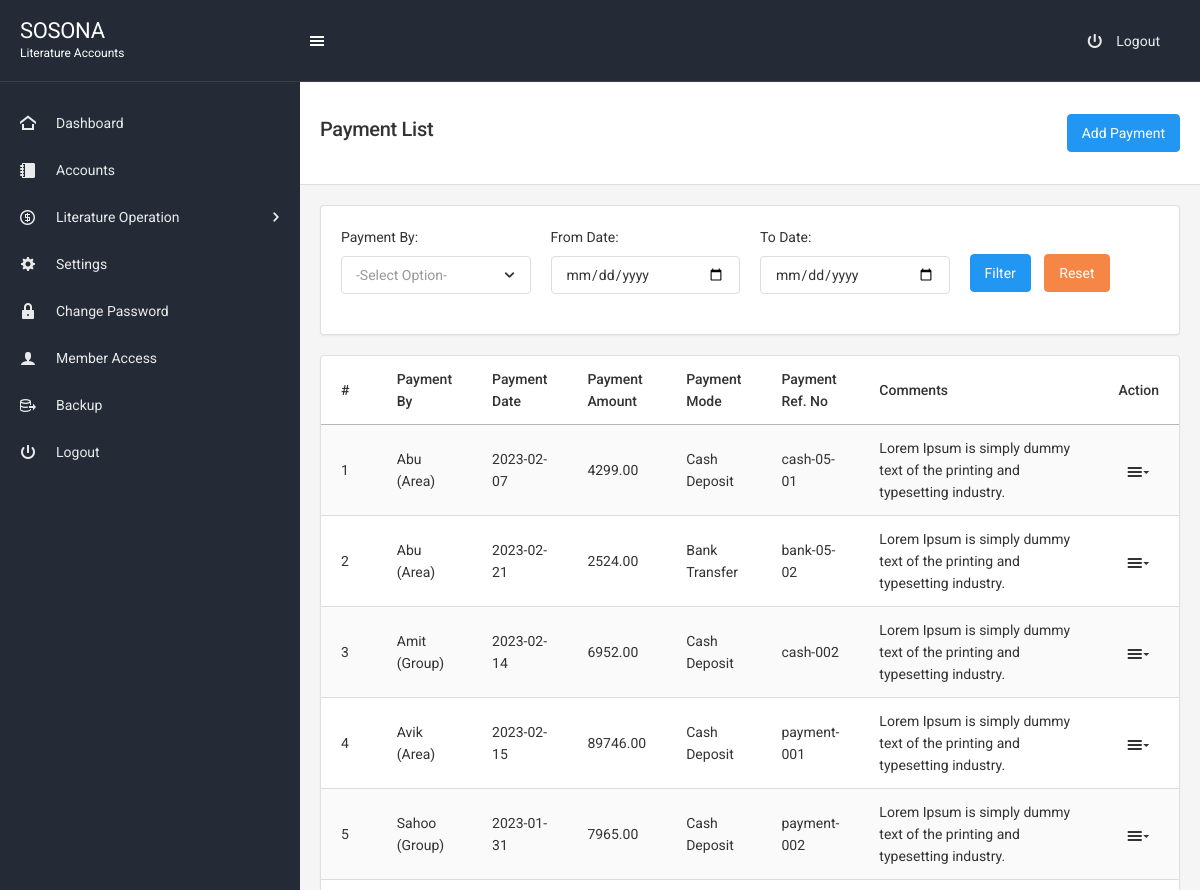
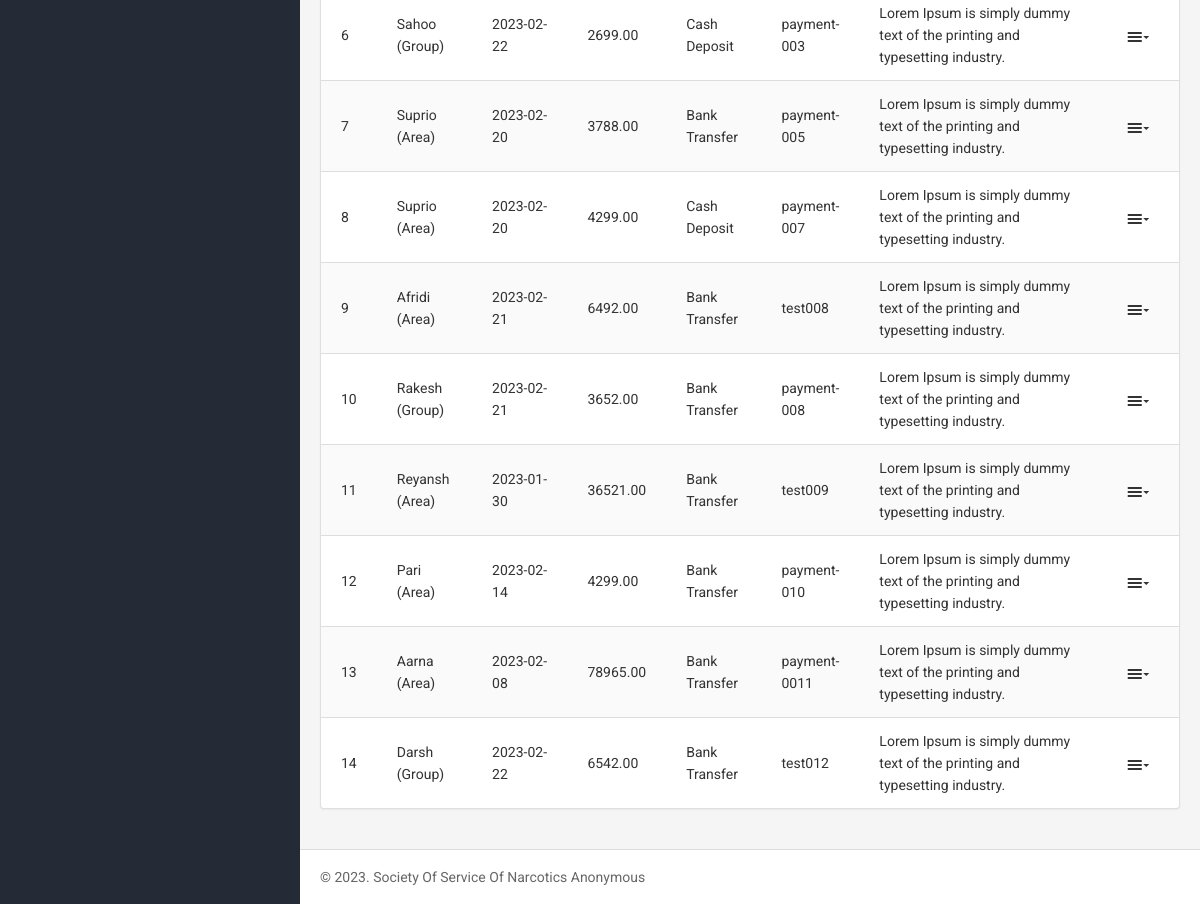
The page /payment.php (signed in) on the database as committed earlier (2 pictures, top to bottom).
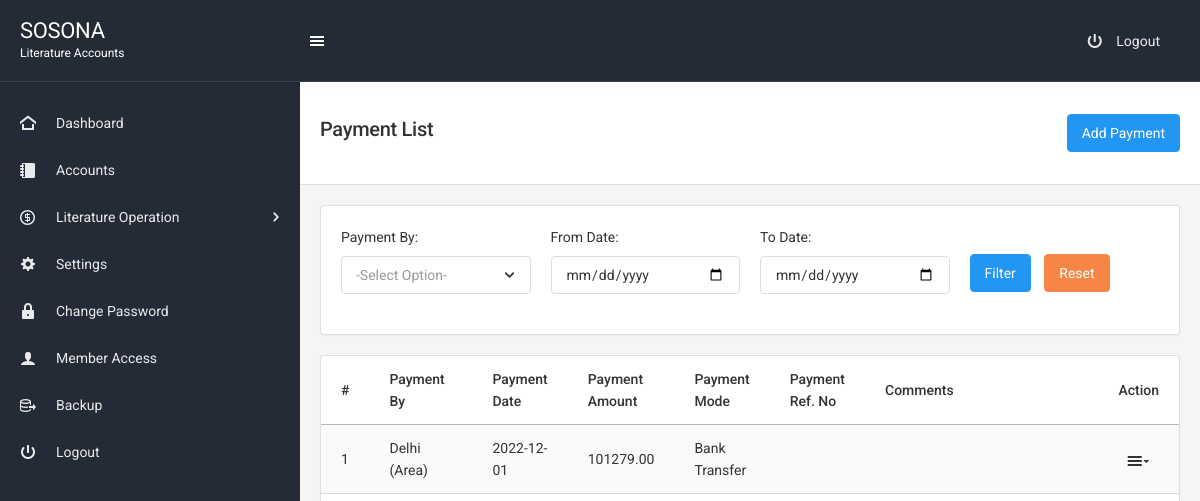
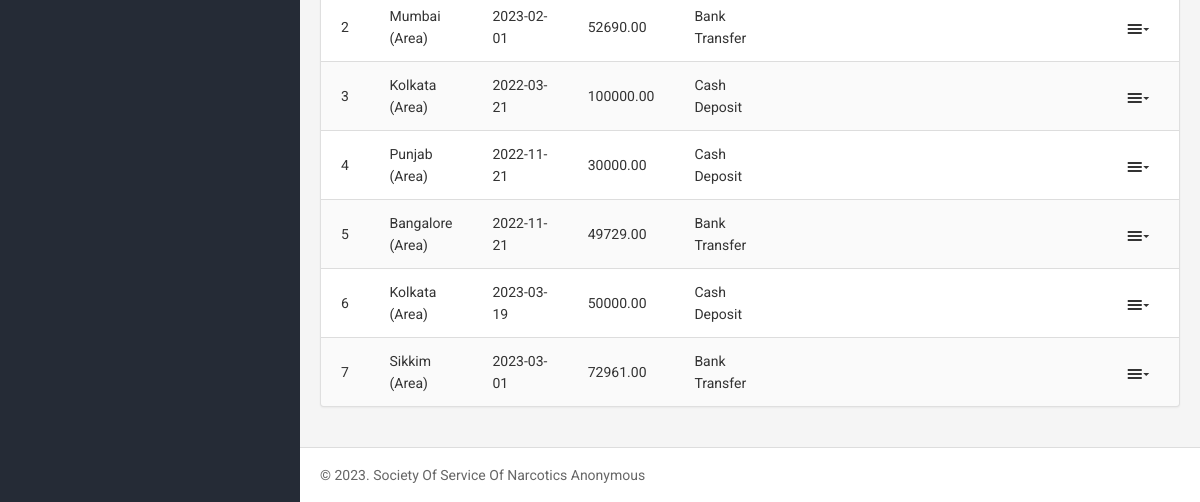
The same page on the database as committed later (2 pictures, top to bottom).
### tables this page shows
CREATE TABLE `consignee` (
  `id` int(11) NOT NULL,
  `name` varchar(255) NOT NULL,
  `entry_type` varchar(255) NOT NULL COMMENT '1=sosona,2=area,3=group',
  `city` varchar(255) NOT NULL,
  `opening_bal_amt` float(9,2) NOT NULL,
  `as_on_date` date NOT NULL,
  `comments` longtext NOT NULL
);

CREATE TABLE `payment` (
  `id` int(11) NOT NULL,
  `payment_by` int(11) NOT NULL COMMENT '1=sosona,2=area,3=group',
  `payment_date` date NOT NULL,
  `payment_amt` float(9,2) NOT NULL,
  `payment_mode` varchar(255) NOT NULL COMMENT '1=cash deposit,2=bank transfer',
  `payment_ref_number` varchar(255) NOT NULL,
  `comments` longtext NOT NULL
);

### payment.php (the view, shortened to what this page needs)
<?php
include "includes/header.php";
?>
<?php
include "includes/top-navbar.php";
 ?>
<div class="page-content">
    <?php
    include "includes/left-sidebar.php";
     ?>
    <div class="content-wrapper">
        <div class="content-inner">
            <div class="page-header page-header-light">
                <div class="page-header-content header-elements-lg-inline">
                    <div class="page-title d-flex w-100">
                        <h4 class="mr-auto"><span class="font-weight-semibold">Payment List</span></h4>
                        <a href="payment-add-edit.php" class="btn btn-primary">Add Payment</a>
                    </div>
                </div>
            </div>
            <div class="content">
                <div class="card">
                    <div class="card-body">
                        <form action="" method="post">
                            <div class="row d-flex align-items-center">
                                <div class="col-sm-3">
                                    <div class="form-group">
                                      <label>Payment By:</label>
                                    </div>
                                </div>
                                <div class="col-sm-3">
                                    <div class="form-group">
                                      <label>From Date:</label>
                                      <input type="date" class="form-control" id="startDate" placeholder="" name="from-date">
                                    </div>
                                </div>
                                <div class="col-sm-3">
                                    <div class="form-group">
                                      <label>To Date:</label>
                                      <input type="date" class="form-control" id="endDate" placeholder="" name="to-date">
                                    </div>
                                </div>
                                <div class="col-sm-3 mt-1">
                                  <button type="submit" name="btn-filter" class="btn btn-primary mr-2" onclick="myFunction()">Filter</button>
                                  <a href="payment.php" class="btn btn-warning">Reset</a>
                                </div>
                            </div>
                        </form>
                    </div>
                </div>
                <div class="card">
                  <div class="table-responsive">
                    <table class="table table-striped datatable-basic">
                      <thead>
                        <tr>
                          <th>#</th>
                          <th>Payment By</th>
                          <th>Payment Date</th>
                          <th>Payment Amount</th>
                          <th>Payment Mode</th>
                          <th>Payment Ref. No</th>
                          <th class="table-comment-width">Comments</th>
                          <th>Action</th>
                        </tr>
                      </thead>
                      <tbody>
                        <?php
                        if (isset($_POST["btn-filter"])){
                            $form_date=$_POST['from-date'];
                            $to_date=$_POST['to-date'];
                            $payment_by=$_POST['payment_by'];
                            if (($form_date < $to_date) && $payment_by== TRUE) {
                        if(isset($_POST['from-date'])  && isset($_POST['to-date']) && isset($_POST['payment_by'])){
                        $query="SELECT * FROM consignee INNER JOIN payment ON payment.payment_by=consignee.id WHERE payment_date BETWEEN '$form_date' AND '$to_date'  AND payment_by='$payment_by'";
                         $counter = 0;
                         $rs=$conn->query($query);
                          while($row=$rs->fetch_assoc()){
                         ?>
                        <tr>
                          <td><?php echo ++$counter; ?></td>
                          <td><?php echo $row['name'];?> (<?php echo $row['entry_type'];?>)</td>
                          <td><?php echo $row['payment_date'];?></td>
                          <td><?php echo $row['payment_amt'];?></td>
                          <td><?php echo $row['payment_mode'];?></td>
                          <td><?php echo $row['payment_ref_number'];?></td>
                          <td><?php echo $row['comments'];?></td>
                          <td class="text-center">
                            <div class="list-icons">
                                <div class="dropdown">
                                    <a href="#" class="list-icons-item" data-toggle="dropdown">
                                        <i class="icon-menu9"></i>
                                    </a>
                                    <div class="dropdown-menu dropdown-menu-right">
                                        <a href="payment-add-edit.php?id=<?php echo $row['id'];?>" class="dropdown-item"><i class="icon-pencil7"></i> Edit</a>
                                        <a href="#" class="dropdown-item" data-toggle="modal" data-target="#confirmDeletet<?php echo $row['id'] ?>"><i class="icon-trash"></i> Delete</a>
                                    </div>
                                </div>
                            </div>
                        </td>
                        </tr>
                        <div id="confirmDeletet<?php echo $row['id'] ?>" class="modal fade" tabindex="-1">
                          <div class="modal-dialog">
                            <div class="modal-content">
                              <div class="modal-header">
                                <h5 class="modal-title w-100 text-center mb-2">Are your sure want to delete</h5>
                              </div>
                              <div class="modal-footer justify-content-center">
                                <button type="button" class="btn btn-secondary" data-dismiss="modal">No</button>
                                <a href="controllers/payment-del.php?id=<?php echo $row['id']?>" class="btn btn-danger">Yes</a>
                              </div>
                            </div>
                          </div>
                        </div>
                        <?php
                    }
                }
                }elseif ($form_date < $to_date || $payment_by== TRUE) {
                      if(isset($_POST['from-date'])  && isset($_POST['to-date']) && isset($_POST['payment_by'])){
                        $query="SELECT * FROM consignee INNER JOIN payment ON payment.payment_by=consignee.id WHERE payment_date BETWEEN '$form_date' AND '$to_date'  OR payment_by='$payment_by'";
                         $counter = 0;
                         $rs=$conn->query($query);
                          while($row=$rs->fetch_assoc()){
                         ?>
                        <tr>
                          <td><?php echo ++$counter; ?></td>
                          <td><?php echo $row['name'];?> (<?php echo $row['entry_type'];?>)</td>
                          <td><?php echo $row['payment_date'];?></td>
                          <td><?php echo $row['payment_amt'];?></td>
                          <td><?php echo $row['payment_mode'];?></td>
                          <td><?php echo $row['payment_ref_number'];?></td>
                          <td><?php echo $row['comments'];?></td>
                          <td class="text-center">
                            <div class="list-icons">
                                <div class="dropdown">
                                    <a href="#" class="list-icons-item" data-toggle="dropdown">
                                        <i class="icon-menu9"></i>
                                    </a>
                                    <div class="dropdown-menu dropdown-menu-right">
                                        <a href="payment-add-edit.php?id=<?php echo $row['id'];?>" class="dropdown-item"><i class="icon-pencil7"></i> Edit</a>
                                        <a href="#" class="dropdown-item" data-toggle="modal" data-target="#confirmDeletet<?php echo $row['id'] ?>"><i class="icon-trash"></i> Delete</a>
                                    </div>
                                </div>
                            </div>
                        </td>
                        </tr>
                        <div id="confirmDeletet<?php echo $row['id'] ?>" class="modal fade" tabindex="-1">
                          <div class="modal-dialog">
                            <div class="modal-content">
                              <div class="modal-header">
                                <h5 class="modal-title w-100 text-center mb-2">Are your sure want to delete</h5>
                              </div>
                              <div class="modal-footer justify-content-center">
                                <button type="button" class="btn btn-secondary" data-dismiss="modal">No</button>
                                <a href="controllers/payment-del.php?id=<?php echo $row['id']?>" class="btn btn-danger">Yes</a>
                              </div>
                            </div>
                          </div>
                        </div>
                        <?php
                    }
                }
                }
                        ?>
                        <?php
                        }else{ ?>
                        <?php
                          $sel="SELECT *  FROM consignee INNER JOIN payment ON payment.payment_by=consignee.id WHERE entry_type!='Region'";
                          $counter = 0;
                          $rs=$conn->query($sel);
                          while($row=$rs->fetch_assoc()){
                        ?>
                        <tr>
                          <td><?php echo ++$counter; ?></td>
                          <td><?php echo $row['name'];?> (<?php echo $row['entry_type'];?>)</td>
                          <td><?php echo $row['payment_date'];?></td>
                          <td><?php echo $row['payment_amt'];?></td>
                          <td><?php echo $row['payment_mode'];?></td>
                          <td><?php echo $row['payment_ref_number'];?></td>
                          <td><?php echo $row['comments'];?></td>
                          <td class="text-center">
                            <div class="list-icons">
                                <div class="dropdown">
                                    <a href="#" class="list-icons-item" data-toggle="dropdown">
                                        <i class="icon-menu9"></i>
                                    </a>
                                </div>
                            </div>
                        </td>
                        </tr>
                        <?php
                        }
                    }
                        ?>
                      </tbody>
                    </table>
                  </div>
                </div>
            </div>
<?php include "includes/footer.php"; ?>

### includes/header.php (shortened to what this page needs)
<?php
$activePage = basename($_SERVER['PHP_SELF'], ".php");
?>
<!DOCTYPE html>
<html lang="en">
<head>
	<link href="assets/css/icons/icomoon/styles.min.css" rel="stylesheet" type="text/css">
	<link href="assets/css/icons/fontawesome/styles.min.css" rel="stylesheet" type="text/css">
	<link href="assets/css/all.min.css" rel="stylesheet" type="text/css">
	<link href="assets/css/style.css" rel="stylesheet" type="text/css">
</head>
<body>

### includes/top-navbar.php (shortened to what this page needs)
<div class="navbar navbar-expand-lg navbar-dark navbar-static">
	<div class="navbar-brand ml-2 ml-lg-0">
		<a href="index.php" class="d-inline-block">
			<h3 class="mb-0 sm-lh text-white">SOSONA</h3>
			<p class="logo-subtitle">Literature Accounts</p>
		</a>
	</div>
	<div class="align-self-center">
		<button type="button" class="btn btn-outline-light-100 text-white border-transparent btn-icon rounded-pill btn-sm sidebar-control sidebar-main-resize d-none d-lg-inline-flex">
			<i class="icon-menu7"></i>
		</button>
	</div>
	<div class="d-lg-flex justify-content-end align-items-center ml-auto d-none">
		<ul class="navbar-nav flex-row">
			<li class="nav-item">
				<a href="logout.php" class="navbar-nav-link">
					<i class="icon-switch2"></i>
					<span class="d-none d-lg-inline-block ml-2">Logout</span>
				</a>
			</li>
		</ul>
	</div>
</div>

### includes/left-sidebar.php (shortened to what this page needs)
<div class="sidebar sidebar-dark sidebar-main sidebar-expand-lg">
	<div class="sidebar-content">
		<div class="sidebar-section">
			<ul class="nav nav-sidebar" data-nav-type="accordion">
				<li class="nav-item">
					<a href="index.php" class="nav-link <?= ($activePage == 'index') ? 'active':''; ?>">
						<i class="icon-home4"></i>
						<span>
							Dashboard
						</span>
					</a>
				</li>
				<li class="nav-item">
					<a href="accounts.php" class="nav-link <?= ($activePage == 'accounts') ? 'active':''; ?>">
						<i class="icon-notebook"></i>
						<span>Accounts</span>
					</a>
				</li>
				<li class="nav-item nav-item-submenu">
					<a href="#" class="nav-link"><i class="icon-coin-dollar"></i> <span>Literature Operation</span></a>
				</li>
				<li class="nav-item">
					<a href="settings.php" class="nav-link <?= ($activePage == 'settings') ? 'active':''; ?>">
						<i class="icon-gear"></i>
						<span>Settings</span>
					</a>
				</li>
				<li class="nav-item">
					<a href="change-password.php" class="nav-link <?= ($activePage == 'change-password') ? 'active':''; ?>">
						<i class="icon-lock2"></i>
						<span>Change Password</span>
					</a>
				</li>
				<li class="nav-item">
					<a href="member-access.php" class="nav-link <?= ($activePage == 'member-access') ? 'active':''; ?>">
						<i class="icon-user"></i>
						<span>Member Access</span>
					</a>
				</li>
				<li class="nav-item">
					<a href="backup.php" class="nav-link <?= ($activePage == 'backup') ? 'active':''; ?>">
						<i class="icon-database-export"></i>
						<span>Backup</span>
					</a>
				</li>
				<li class="nav-item">
					<a href="logout.php" class="nav-link">
						<i class="icon-switch2"></i>
						<span>Logout</span>
					</a>
				</li>
			</ul>
		</div>
	</div>
</div>

### includes/footer.php
<div class="navbar navbar-light border-bottom-0 border-top">
	<div id="navbar-footer">
		<span class="navbar-text">
			&copy; <?php echo date("Y"); ?>. Society Of Service Of Narcotics Anonymous
		</span>
	</div>
</div>
</div>
</div>
</div>
</body>
</html>

### assets/css/style.css (style rules this page uses)
.logo-subtitle { color: #fff; font-size: 12px; margin-bottom: 0; }
.sm-lh { line-height: 1.2em; }
.table-comment-width { width: 250px!important; }

Rows that differ between the two databases and show on the page:
removed consignee: name "Abu", entry_type "Area", payment.payment_date "2023-02-07", payment.payment_amt "4299.00", payment.payment_mode "Cash Deposit", payment.payment_ref_number "cash-05-01", payment.comments "Lorem Ipsum is simply dummy text of the printing and typesetting industry.", payment.payment_date "2023-02-21", payment.payment_amt "2524.00", payment.payment_mode "Bank Transfer", payment.payment_ref_number "bank-05-02"
removed consignee: name "Amit", entry_type "Group", payment.payment_date "2023-02-14", payment.payment_amt "6952.00", payment.payment_mode "Cash Deposit", payment.payment_ref_number "cash-002", payment.comments "Lorem Ipsum is simply dummy text of the printing and typesetting industry."
removed consignee: name "Avik", entry_type "Area", payment.payment_date "2023-02-15", payment.payment_amt "89746.00", payment.payment_mode "Cash Deposit", payment.payment_ref_number "payment-001", payment.comments "Lorem Ipsum is simply dummy text of the printing and typesetting industry."
removed consignee: name "Sahoo", entry_type "Group", payment.payment_date "2023-01-31", payment.payment_amt "7965.00", payment.payment_mode "Cash Deposit", payment.payment_ref_number "payment-002", payment.comments "Lorem Ipsum is simply dummy text of the printing and typesetting industry.", payment.payment_date "2023-02-22", payment.payment_amt "2699.00", payment.payment_ref_number "payment-003"
removed consignee: name "Suprio", entry_type "Area", payment.payment_date "2023-02-20", payment.payment_amt "3788.00", payment.payment_mode "Bank Transfer", payment.payment_ref_number "payment-005", payment.comments "Lorem Ipsum is simply dummy text of the printing and typesetting industry.", payment.payment_amt "4299.00", payment.payment_mode "Cash Deposit", payment.payment_ref_number "payment-007"
removed consignee: name "Afridi", entry_type "Area", payment.payment_date "2023-02-21", payment.payment_amt "6492.00", payment.payment_mode "Bank Transfer", payment.payment_ref_number "test008", payment.comments "Lorem Ipsum is simply dummy text of the printing and typesetting industry."
removed consignee: name "Rakesh", entry_type "Group", payment.payment_date "2023-02-21", payment.payment_amt "3652.00", payment.payment_mode "Bank Transfer", payment.payment_ref_number "payment-008", payment.comments "Lorem Ipsum is simply dummy text of the printing and typesetting industry."
removed consignee: name "Reyansh", entry_type "Area", payment.payment_date "2023-01-30", payment.payment_amt "36521.00", payment.payment_mode "Bank Transfer", payment.payment_ref_number "test009", payment.comments "Lorem Ipsum is simply dummy text of the printing and typesetting industry."
removed consignee: name "Pari", entry_type "Area", payment.payment_date "2023-02-14", payment.payment_amt "4299.00", payment.payment_mode "Bank Transfer", payment.payment_ref_number "payment-010", payment.comments "Lorem Ipsum is simply dummy text of the printing and typesetting industry."
removed consignee: name "Aarna", entry_type "Area", payment.payment_date "2023-02-08", payment.payment_amt "78965.00", payment.payment_mode "Bank Transfer", payment.payment_ref_number "payment-0011", payment.comments "Lorem Ipsum is simply dummy text of the printing and typesetting industry."
removed consignee: name "Darsh", entry_type "Group", payment.payment_date "2023-02-22", payment.payment_amt "6542.00", payment.payment_mode "Bank Transfer", payment.payment_ref_number "test012", payment.comments "Lorem Ipsum is simply dummy text of the printing and typesetting industry."
added consignee: name "Delhi", entry_type "Area", payment.payment_date "2022-12-01", payment.payment_amt "101279.00", payment.payment_mode "Bank Transfer"
added consignee: name "Mumbai", entry_type "Area", payment.payment_date "2023-02-01", payment.payment_amt "52690.00", payment.payment_mode "Bank Transfer"
added consignee: name "Kolkata", entry_type "Area", payment.payment_date "2022-03-21", payment.payment_amt "100000.00", payment.payment_mode "Cash Deposit", payment.payment_date "2023-03-19", payment.payment_amt "50000.00"
added consignee: name "Punjab", entry_type "Area", payment.payment_date "2022-11-21", payment.payment_amt "30000.00", payment.payment_mode "Cash Deposit"
added consignee: name "Bangalore", entry_type "Area", payment.payment_date "2022-11-21", payment.payment_amt "49729.00", payment.payment_mode "Bank Transfer"
added consignee: name "Sikkim", entry_type "Area", payment.payment_date "2023-03-01", payment.payment_amt "72961.00", payment.payment_mode "Bank Transfer"
